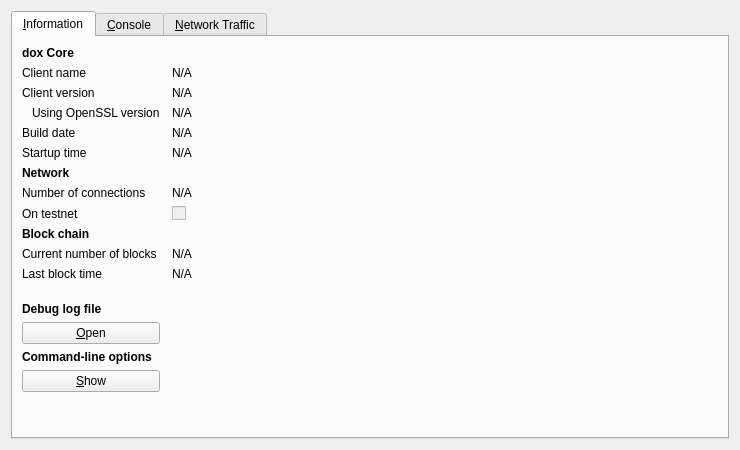
<?xml version="1.0" encoding="UTF-8"?>
<ui version="4.0">
 <class>RPCConsole</class>
 <widget class="QDialog" name="RPCConsole">
  <property name="geometry">
   <rect>
    <x>0</x>
    <y>0</y>
    <width>740</width>
    <height>450</height>
   </rect>
  </property>
  <property name="windowTitle">
   <string>dox - Debug window</string>
  </property>
  <layout class="QVBoxLayout" name="verticalLayout_2">
   <item>
    <widget class="QTabWidget" name="tabWidget">
     <property name="currentIndex">
      <number>0</number>
     </property>
     <widget class="QWidget" name="tab_info">
      <attribute name="title">
       <string>&amp;Information</string>
      </attribute>
      <layout class="QGridLayout" name="gridLayout" columnstretch="0,1">
       <property name="horizontalSpacing">
        <number>12</number>
       </property>
       <item row="0" column="0">
        <widget class="QLabel" name="label_9">
         <property name="font">
          <font>
           <weight>75</weight>
           <bold>true</bold>
          </font>
         </property>
         <property name="text">
          <string>dox Core</string>
         </property>
        </widget>
       </item>
       <item row="1" column="0">
        <widget class="QLabel" name="label_5">
         <property name="text">
          <string>Client name</string>
         </property>
        </widget>
       </item>
       <item row="1" column="1">
        <widget class="QLabel" name="clientName">
         <property name="cursor">
          <cursorShape>IBeamCursor</cursorShape>
         </property>
         <property name="text">
          <string>N/A</string>
         </property>
         <property name="textFormat">
          <enum>Qt::PlainText</enum>
         </property>
         <property name="textInteractionFlags">
          <set>Qt::LinksAccessibleByMouse|Qt::TextSelectableByKeyboard|Qt::TextSelectableByMouse</set>
         </property>
        </widget>
       </item>
       <item row="2" column="0">
        <widget class="QLabel" name="label_6">
         <property name="text">
          <string>Client version</string>
         </property>
        </widget>
       </item>
       <item row="2" column="1">
        <widget class="QLabel" name="clientVersion">
         <property name="cursor">
          <cursorShape>IBeamCursor</cursorShape>
         </property>
         <property name="text">
          <string>N/A</string>
         </property>
         <property name="textFormat">
          <enum>Qt::PlainText</enum>
         </property>
         <property name="textInteractionFlags">
          <set>Qt::LinksAccessibleByMouse|Qt::TextSelectableByKeyboard|Qt::TextSelectableByMouse</set>
         </property>
        </widget>
       </item>
       <item row="3" column="0">
        <widget class="QLabel" name="label_14">
         <property name="text">
          <string>Using OpenSSL version</string>
         </property>
         <property name="indent">
          <number>10</number>
         </property>
        </widget>
       </item>
       <item row="3" column="1">
        <widget class="QLabel" name="openSSLVersion">
         <property name="cursor">
          <cursorShape>IBeamCursor</cursorShape>
         </property>
         <property name="text">
          <string>N/A</string>
         </property>
         <property name="textFormat">
          <enum>Qt::PlainText</enum>
         </property>
         <property name="textInteractionFlags">
          <set>Qt::LinksAccessibleByMouse|Qt::TextSelectableByKeyboard|Qt::TextSelectableByMouse</set>
         </property>
        </widget>
       </item>
       <item row="4" column="0">
        <widget class="QLabel" name="label_12">
         <property name="text">
          <string>Build date</string>
         </property>
        </widget>
       </item>
       <item row="4" column="1">
        <widget class="QLabel" name="buildDate">
         <property name="cursor">
          <cursorShape>IBeamCursor</cursorShape>
         </property>
         <property name="text">
          <string>N/A</string>
         </property>
         <property name="textFormat">
          <enum>Qt::PlainText</enum>
         </property>
         <property name="textInteractionFlags">
          <set>Qt::LinksAccessibleByMouse|Qt::TextSelectableByKeyboard|Qt::TextSelectableByMouse</set>
         </property>
        </widget>
       </item>
       <item row="5" column="0">
        <widget class="QLabel" name="label_13">
         <property name="text">
          <string>Startup time</string>
         </property>
        </widget>
       </item>
       <item row="5" column="1">
        <widget class="QLabel" name="startupTime">
         <property name="cursor">
          <cursorShape>IBeamCursor</cursorShape>
         </property>
         <property name="text">
          <string>N/A</string>
         </property>
         <property name="textFormat">
          <enum>Qt::PlainText</enum>
         </property>
         <property name="textInteractionFlags">
          <set>Qt::LinksAccessibleByMouse|Qt::TextSelectableByKeyboard|Qt::TextSelectableByMouse</set>
         </property>
        </widget>
       </item>
       <item row="6" column="0">
        <widget class="QLabel" name="label_11">
         <property name="font">
          <font>
           <weight>75</weight>
           <bold>true</bold>
          </font>
         </property>
         <property name="text">
          <string>Network</string>
         </property>
        </widget>
       </item>
       <item row="7" column="0">
        <widget class="QLabel" name="label_7">
         <property name="text">
          <string>Number of connections</string>
         </property>
        </widget>
       </item>
       <item row="7" column="1">
        <widget class="QLabel" name="numberOfConnections">
         <property name="cursor">
          <cursorShape>IBeamCursor</cursorShape>
         </property>
         <property name="text">
          <string>N/A</string>
         </property>
         <property name="textFormat">
          <enum>Qt::PlainText</enum>
         </property>
         <property name="textInteractionFlags">
          <set>Qt::LinksAccessibleByMouse|Qt::TextSelectableByKeyboard|Qt::TextSelectableByMouse</set>
         </property>
        </widget>
       </item>
       <item row="8" column="0">
        <widget class="QLabel" name="label_8">
         <property name="text">
          <string>On testnet</string>
         </property>
        </widget>
       </item>
       <item row="8" column="1">
        <widget class="QCheckBox" name="isTestNet">
         <property name="enabled">
          <bool>false</bool>
         </property>
         <property name="text">
          <string/>
         </property>
        </widget>
       </item>
       <item row="9" column="0">
        <widget class="QLabel" name="label_10">
         <property name="font">
          <font>
           <weight>75</weight>
           <bold>true</bold>
          </font>
         </property>
         <property name="text">
          <string>Block chain</string>
         </property>
        </widget>
       </item>
       <item row="10" column="0">
        <widget class="QLabel" name="label_3">
         <property name="text">
          <string>Current number of blocks</string>
         </property>
        </widget>
       </item>
       <item row="10" column="1">
        <widget class="QLabel" name="numberOfBlocks">
         <property name="cursor">
          <cursorShape>IBeamCursor</cursorShape>
         </property>
         <property name="text">
          <string>N/A</string>
         </property>
         <property name="textFormat">
          <enum>Qt::PlainText</enum>
         </property>
         <property name="textInteractionFlags">
          <set>Qt::LinksAccessibleByMouse|Qt::TextSelectableByKeyboard|Qt::TextSelectableByMouse</set>
         </property>
        </widget>
       </item>
       <item row="11" column="0">
        <widget class="QLabel" name="label_2">
         <property name="text">
          <string>Last block time</string>
         </property>
        </widget>
       </item>
       <item row="11" column="1">
        <widget class="QLabel" name="lastBlockTime">
         <property name="cursor">
          <cursorShape>IBeamCursor</cursorShape>
         </property>
         <property name="text">
          <string>N/A</string>
         </property>
         <property name="textFormat">
          <enum>Qt::PlainText</enum>
         </property>
         <property name="textInteractionFlags">
          <set>Qt::LinksAccessibleByMouse|Qt::TextSelectableByKeyboard|Qt::TextSelectableByMouse</set>
         </property>
        </widget>
       </item>
       <item row="12" column="0">
        <spacer name="verticalSpacer_2">
         <property name="orientation">
          <enum>Qt::Vertical</enum>
         </property>
         <property name="sizeHint" stdset="0">
          <size>
           <width>20</width>
           <height>20</height>
          </size>
         </property>
        </spacer>
       </item>
       <item row="13" column="0">
        <widget class="QLabel" name="labelDebugLogfile">
         <property name="font">
          <font>
           <weight>75</weight>
           <bold>true</bold>
          </font>
         </property>
         <property name="text">
          <string>Debug log file</string>
         </property>
        </widget>
       </item>
       <item row="14" column="0">
        <widget class="QPushButton" name="openDebugLogfileButton">
         <property name="toolTip">
          <string>Open the dox debug log file from the current data directory. This can take a few seconds for large log files.</string>
         </property>
         <property name="text">
          <string>&amp;Open</string>
         </property>
         <property name="autoDefault">
          <bool>false</bool>
         </property>
        </widget>
       </item>
       <item row="15" column="0">
        <widget class="QLabel" name="labelCLOptions">
         <property name="font">
          <font>
           <weight>75</weight>
           <bold>true</bold>
          </font>
         </property>
         <property name="text">
          <string>Command-line options</string>
         </property>
        </widget>
       </item>
       <item row="16" column="0">
        <widget class="QPushButton" name="showCLOptionsButton">
         <property name="toolTip">
          <string>Show the dox-Qt help message to get a list with possible dox command-line options.</string>
         </property>
         <property name="text">
          <string>&amp;Show</string>
         </property>
         <property name="autoDefault">
          <bool>false</bool>
         </property>
        </widget>
       </item>
       <item row="17" column="0">
        <spacer name="verticalSpacer">
         <property name="orientation">
          <enum>Qt::Vertical</enum>
         </property>
         <property name="sizeHint" stdset="0">
          <size>
           <width>20</width>
           <height>40</height>
          </size>
         </property>
        </spacer>
       </item>
      </layout>
     </widget>
     <widget class="QWidget" name="tab_console">
      <attribute name="title">
       <string>&amp;Console</string>
      </attribute>
      <layout class="QVBoxLayout" name="verticalLayout_3">
       <property name="spacing">
        <number>3</number>
       </property>
       <item>
        <widget class="QTextEdit" name="messagesWidget">
         <property name="minimumSize">
          <size>
           <width>0</width>
           <height>100</height>
          </size>
         </property>
         <property name="readOnly">
          <bool>true</bool>
         </property>
         <property name="tabKeyNavigation" stdset="0">
          <bool>false</bool>
         </property>
         <property name="columnCount" stdset="0">
          <number>2</number>
         </property>
        </widget>
       </item>
       <item>
        <layout class="QHBoxLayout" name="horizontalLayout">
         <property name="spacing">
          <number>3</number>
         </property>
         <item>
          <widget class="QLabel" name="label">
           <property name="text">
            <string notr="true">&gt;</string>
           </property>
          </widget>
         </item>
         <item>
          <widget class="QLineEdit" name="lineEdit"/>
         </item>
         <item>
          <widget class="QPushButton" name="clearButton">
           <property name="maximumSize">
            <size>
             <width>24</width>
             <height>24</height>
            </size>
           </property>
           <property name="toolTip">
            <string>Clear console</string>
           </property>
           <property name="text">
            <string/>
           </property>
           <property name="icon">
            <iconset resource="../bitcoin.qrc">
             <normaloff>:/icons/remove</normaloff>:/icons/remove</iconset>
           </property>
           <property name="shortcut">
            <string notr="true">Ctrl+L</string>
           </property>
           <property name="autoDefault">
            <bool>false</bool>
           </property>
          </widget>
         </item>
        </layout>
       </item>
      </layout>
     </widget>
     <widget class="QWidget" name="tab">
      <attribute name="title">
       <string>&amp;Network Traffic</string>
      </attribute>
      <layout class="QHBoxLayout" name="horizontalLayout_3">
       <item>
        <layout class="QVBoxLayout" name="verticalLayout_4">
         <item>
          <widget class="TrafficGraphWidget" name="trafficGraph" native="true">
           <property name="sizePolicy">
            <sizepolicy hsizetype="Expanding" vsizetype="Expanding">
             <horstretch>0</horstretch>
             <verstretch>0</verstretch>
            </sizepolicy>
           </property>
          </widget>
         </item>
         <item>
          <layout class="QHBoxLayout" name="horizontalLayout_2">
           <item>
            <widget class="QSlider" name="sldGraphRange">
             <property name="minimum">
              <number>1</number>
             </property>
             <property name="maximum">
              <number>288</number>
             </property>
             <property name="pageStep">
              <number>12</number>
             </property>
             <property name="value">
              <number>6</number>
             </property>
             <property name="orientation">
              <enum>Qt::Horizontal</enum>
             </property>
            </widget>
           </item>
           <item>
            <widget class="QLabel" name="lblGraphRange">
             <property name="minimumSize">
              <size>
               <width>100</width>
               <height>0</height>
              </size>
             </property>
             <property name="alignment">
              <set>Qt::AlignCenter</set>
             </property>
            </widget>
           </item>
           <item>
            <widget class="QPushButton" name="btnClearTrafficGraph">
             <property name="text">
              <string>&amp;Clear</string>
             </property>
            </widget>
           </item>
          </layout>
         </item>
        </layout>
       </item>
       <item>
        <layout class="QVBoxLayout" name="verticalLayout">
         <item>
          <widget class="QGroupBox" name="groupBox">
           <property name="title">
            <string>Totals</string>
           </property>
           <layout class="QVBoxLayout" name="verticalLayout_5">
            <item>
             <layout class="QHBoxLayout" name="horizontalLayout_4">
              <item>
               <widget class="Line" name="line">
                <property name="sizePolicy">
                 <sizepolicy hsizetype="Fixed" vsizetype="Fixed">
                  <horstretch>0</horstretch>
                  <verstretch>0</verstretch>
                 </sizepolicy>
                </property>
                <property name="minimumSize">
                 <size>
                  <width>10</width>
                  <height>0</height>
                 </size>
                </property>
                <property name="palette">
                 <palette>
                  <active>
                   <colorrole role="Light">
                    <brush brushstyle="SolidPattern">
                     <color alpha="255">
                      <red>0</red>
                      <green>255</green>
                      <blue>0</blue>
                     </color>
                    </brush>
                   </colorrole>
                  </active>
                  <inactive>
                   <colorrole role="Light">
                    <brush brushstyle="SolidPattern">
                     <color alpha="255">
                      <red>0</red>
                      <green>255</green>
                      <blue>0</blue>
                     </color>
                    </brush>
                   </colorrole>
                  </inactive>
                  <disabled>
                   <colorrole role="Light">
                    <brush brushstyle="SolidPattern">
                     <color alpha="255">
                      <red>0</red>
                      <green>255</green>
                      <blue>0</blue>
                     </color>
                    </brush>
                   </colorrole>
                  </disabled>
                 </palette>
                </property>
                <property name="orientation">
                 <enum>Qt::Horizontal</enum>
                </property>
               </widget>
              </item>
              <item>
               <widget class="QLabel" name="label_16">
                <property name="text">
                 <string>In:</string>
                </property>
               </widget>
              </item>
              <item>
               <widget class="QLabel" name="lblBytesIn">
                <property name="minimumSize">
                 <size>
                  <width>50</width>
                  <height>0</height>
                 </size>
                </property>
                <property name="alignment">
                 <set>Qt::AlignRight|Qt::AlignTrailing|Qt::AlignVCenter</set>
                </property>
               </widget>
              </item>
             </layout>
            </item>
            <item>
             <layout class="QHBoxLayout" name="horizontalLayout_5">
              <item>
               <widget class="Line" name="line_2">
                <property name="sizePolicy">
                 <sizepolicy hsizetype="Fixed" vsizetype="Fixed">
                  <horstretch>0</horstretch>
                  <verstretch>0</verstretch>
                 </sizepolicy>
                </property>
                <property name="minimumSize">
                 <size>
                  <width>10</width>
                  <height>0</height>
                 </size>
                </property>
                <property name="palette">
                 <palette>
                  <active>
                   <colorrole role="Light">
                    <brush brushstyle="SolidPattern">
                     <color alpha="255">
                      <red>255</red>
                      <green>0</green>
                      <blue>0</blue>
                     </color>
                    </brush>
                   </colorrole>
                  </active>
                  <inactive>
                   <colorrole role="Light">
                    <brush brushstyle="SolidPattern">
                     <color alpha="255">
                      <red>255</red>
                      <green>0</green>
                      <blue>0</blue>
                     </color>
                    </brush>
                   </colorrole>
                  </inactive>
                  <disabled>
                   <colorrole role="Light">
                    <brush brushstyle="SolidPattern">
                     <color alpha="255">
                      <red>255</red>
                      <green>0</green>
                      <blue>0</blue>
                     </color>
                    </brush>
                   </colorrole>
                  </disabled>
                 </palette>
                </property>
                <property name="orientation">
                 <enum>Qt::Horizontal</enum>
                </property>
               </widget>
              </item>
              <item>
               <widget class="QLabel" name="label_17">
                <property name="text">
                 <string>Out:</string>
                </property>
               </widget>
              </item>
              <item>
               <widget class="QLabel" name="lblBytesOut">
                <property name="minimumSize">
                 <size>
                  <width>50</width>
                  <height>0</height>
                 </size>
                </property>
                <property name="alignment">
                 <set>Qt::AlignRight|Qt::AlignTrailing|Qt::AlignVCenter</set>
                </property>
               </widget>
              </item>
             </layout>
            </item>
            <item>
             <spacer name="verticalSpacer_4">
              <property name="orientation">
               <enum>Qt::Vertical</enum>
              </property>
              <property name="sizeHint" stdset="0">
               <size>
                <width>20</width>
                <height>407</height>
               </size>
              </property>
             </spacer>
            </item>
           </layout>
          </widget>
         </item>
        </layout>
       </item>
      </layout>
     </widget>
    </widget>
   </item>
  </layout>
 </widget>
 <customwidgets>
  <customwidget>
   <class>TrafficGraphWidget</class>
   <extends>QWidget</extends>
   <header>trafficgraphwidget.h</header>
   <container>1</container>
   <slots>
    <slot>clear()</slot>
   </slots>
  </customwidget>
 </customwidgets>
 <resources>
  <include location="../bitcoin.qrc"/>
 </resources>
 <connections/>
</ui>
